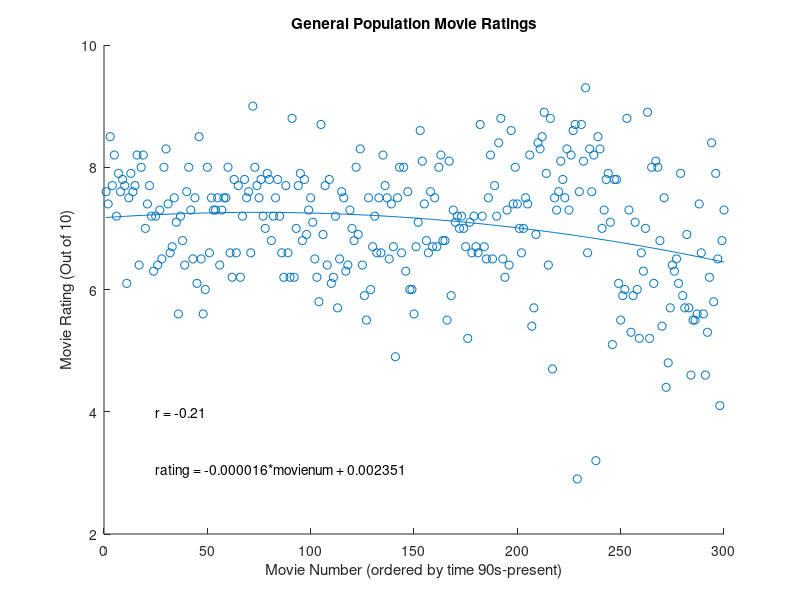

MATLAB code for this plot:
function population_plot
%Loads the ratings.dat file and puts all ratings into a matrix to plot;
%calculates correlation coefficient
  %load ratings.dat (open)
  load ratings.dat
  
  %initizalize matrix to store ratings
  rating = [];
  
  %loop through ratings.dat file and put into matrix
  for i = 1:length(ratings)
    rating(i) = ratings(i);
  end
  %calculate correlation coefficient
  pop_r = corrcoef(1:length(rating), rating);
  
  %create best fit line equation
  eq = polyfit(1:length(rating),rating, 2);
  coef = polyfit(1:length(rating), rating, 2);
  y = polyval(coef, 1:length(rating));
  
  figure(1) %create figure 1
  hold on
  scatter(1:length(ratings),rating) %plots all ratings; chronological time
  plot(1:length(rating), y) %plot best fit curve
  
  %show line equation on plot
  text(25,3, sprintf('rating = %f*movienum + %f\n', eq(1), eq(2)))
  
  %show r on plot
  text(25,4, sprintf('r = %.2f', pop_r(1,2)))
  
  %label title and axes
  xlabel('Movie Number (ordered by time 90s-present)')
  ylabel('Movie Rating (Out of 10)')
  title('General Population Movie Ratings')
end
